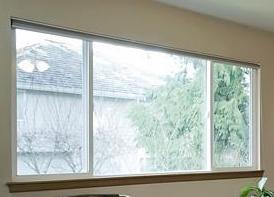
#> input picture geometry/Rectification/ADE_train_00000278.jpg, 274 x 197 px
$ python -i image_rectification.py   (imports and definitions only)
#> lines starting #> are read from the running program, lines starting #| are printed output that depends on the picture; after the words box and inside, x2 and y2 are one past the last pixel; in counts of white or black regions, pixels touching at a corner belong together
#> further down, picture is the input picture: shape (197, 274, 3); mean B, G, R 169, 177.1, 171.9
### geometry/Rectification/background_detection.py
import cv2
import numpy as np


def _mask_largest_segment(im: np.array, color_difference, scale_percent=1.0, x_samples=2, no_skip_white=False):
    """
    ----------
    img : np.array
        image where to find the largest element
    color_difference : int
        The distance from colors to permit.
    x_samples : int
        number of samples that will be tested horizontally in the image
    """
    im = im.copy()

    h = im.shape[0]
    w = im.shape[1]
    color_difference = (color_difference,) * 3

    stride = int(w / x_samples)
    if w == 0:
        return None
    mask = np.zeros((im.shape[0] + 2, im.shape[1] + 2), dtype=np.uint8)
    background_mask = mask[1:-1, 1:-1].copy()
    largest_segment = 0
    for y in range(0, im.shape[0], stride):
        for x in range(0, im.shape[1], stride):
            if mask[y + 1, x + 1] == 0 or no_skip_white:
                mask[:] = 0

                rect = cv2.floodFill(
                    im.copy(),
                    mask,
                    (x, y),
                    0,
                    color_difference,
                    color_difference,
                    flags=4 | (255 << 8),
                )
                _, mask = cv2.threshold(mask, 127, 255, cv2.THRESH_BINARY)
                segment_size = mask.sum()
                if segment_size > largest_segment:
                    largest_segment = segment_size
                    background_mask = mask[1:-1, 1:-1].copy()

    background_mask = background_mask.astype(np.int64) + ((im.sum(2) == 0).astype(np.int64) * 255)
    background_mask = np.clip(background_mask, 0, 255)
    return background_mask.astype(np.uint8)

### geometry/Rectification/cleaning.py
import cv2
import numpy as np


def _closing(img: np.array, size=20, erode=True):
    """
    Closing the image
    ----------
    img : np.array
        image where to apply the closing
    """
    kernel = np.ones((size, size), np.uint8)
    img = cv2.dilate(img, kernel)
    if erode:
        img = cv2.erode(img, kernel)
    return img


def _clean_frames_noise(img, k_size=23, iterations=1):
    """
        Cleans the noise

        Parameters
        ----------
        img : the image to be cleaned
        Returns
        -------
        img : the cleaned image
    """
    kernel = np.ones((k_size, k_size), np.uint8)
    opening = cv2.morphologyEx(img, cv2.MORPH_OPEN, kernel, iterations=iterations)
    return opening

### geometry/Rectification/components_selection.py
import cv2
import numpy as np


def _find_contours(img: np.array):
    """
    Dilates the image
    ----------
    img : np.array
        image where to apply the dilatation
    """
    # CV_RETR_TREE retrieves all of the contours and reconstructs a full hierarchy of nested contours.

    contours, hierarchy = cv2.findContours(img, mode=cv2.RETR_TREE, method=cv2.CHAIN_APPROX_NONE)
    return contours

def check_area(img: np.array, bounder, contour, width, height, area_percentage):
    bounder_width, bounder_height = bounder[2], bounder[3]
    bounder_area = bounder_width * bounder_height
    # Check that the rect is smaller than the entire image and bigger than a certain size
    if bounder_area < img.shape[0]*img.shape[1]*0.9 and bounder_width > width and bounder_height > height:
        if cv2.contourArea(contour) > bounder_area * area_percentage:
            return True
    return False


def _find_possible_contours(img, contours, min_width=50, min_height=50, min_area_percentage=.6):
    object_contours = []
    for contour in contours:
        bounder = cv2.boundingRect(contour)
        if check_area(img, bounder, contour, min_width, min_height, min_area_percentage):
            object_contours.append(contour)
    return object_contours

### geometry/Rectification/corners_detection.py
import cv2
import numpy as np


def _mask_from_contour(img, contour):
    """
        Applies the proper median filter for smoothing the frame's sides
        Parameters
        ----------
        img : the input image
        Returns
        -------
        img : the smoothed image
    """
    canvas = np.zeros_like(img)
    cv2.fillPoly(canvas, pts=[contour], color=(255, 255, 255))
    return canvas


def intersection(line1, line2):
    """Finds the intersection of two lines given in Hesse normal form.
    Returns closest integer pixel locations.
    See https://stackoverflow.com/a/383527/5087436
    """
    try:
        rho1, theta1 = line1[0]
        rho2, theta2 = line2[0]
        A = np.array([
            [np.cos(theta1), np.sin(theta1)],
            [np.cos(theta2), np.sin(theta2)]
        ])
        b = np.array([[rho1], [rho2]])
        x0, y0 = np.linalg.solve(A, b)
        x0, y0 = int(np.round(x0)), int(np.round(y0))
        return [x0, y0]
    except np.linalg.LinAlgError:
        return None


def groups_by_angle(lines, k=2):
    """
    Divide in cluster the lines based on its angle
    Parameters
    ----------
    lines : list
        list of all lines found in the image
    k : int
        number of clusters
    Returns
    -------
    list
        returns a list of k list, where k is the number of clusters. Each line is in the list
        of its cluster
    """
    default_criteria_type = cv2.TERM_CRITERIA_EPS + cv2.TERM_CRITERIA_MAX_ITER
    criteria = (default_criteria_type, 10, 1.0)

    angles = np.array([line[0][1] for line in lines])

    pts = np.array([[np.cos(2 * angle), np.sin(2 * angle)] for angle in angles], dtype=np.float32)
    labels, centers = cv2.kmeans(pts, k, None, criteria, 10, cv2.KMEANS_RANDOM_CENTERS)[1:]
    labels = labels.reshape(-1)

    groups = [[] for _ in range(k)]
    for label, line in zip(labels, lines):
        groups[label].append(line)

    return groups


def find_all_intersections(groups):
    """
    Find all possible points of intersection between all lines of all groups
    Parameters
    ----------
    groups : list
        list of groups of lines
    Returns
    -------
    list
        returns a list of points [x, y]
    """
    points = []
    for index, group in enumerate(groups[:-1]):
        for line in group:
            for group2 in groups[index + 1:]:
                for line2 in group2:
                    point = intersection(line, line2)
                    if not point is None:
                        points.append(point)
    return points


def find_four_corners(points):
    """
    Find 4 possible points corners using kmeans
    Parameters
    ----------
    points : list
        list of points [x, y]
    Returns
    -------
    list
        returns a list of the corners points [x, y]
    """
    #Define the algorithm termination criteria (the maximum number of iterations and/or the desired accuracy):
    default_criteria_type = cv2.TERM_CRITERIA_EPS + cv2.TERM_CRITERIA_MAX_ITER
    # In this case the maximum number of iterations is set to 20 and epsilon = 1.0
    criteria = (default_criteria_type, 10, 1.0)
    pts = np.array([[point[0], point[1]] for point in points], dtype=np.float32)
    labels, centers = cv2.kmeans(pts, 4, None, criteria, 10, cv2.KMEANS_RANDOM_CENTERS)[1:]

    corners = []
    for center in centers:
        x = int(np.round(center[0]))
        y = int(np.round(center[1]))
        corners.append([x, y])
    return corners


def _find_corners(lines):
    """
    Given a list of lines it finds the 4 corners of the object
    Parameters
    ----------
    lines : list
        list of lines
    Returns
    -------
    list
        returns a list of the corners points [x, y]
    """
    if lines is None:
        return None
    groups = groups_by_angle(lines)
    points = find_all_intersections(groups)
    if len(points) < 4:
        return None
    corners = find_four_corners(points)
    return corners

### geometry/Rectification/image_rectification.py
import cv2
import numpy as np
import math
from geometry.Rectification.background_detection import _mask_largest_segment
from geometry.Rectification.cleaning import _closing, _clean_frames_noise
from geometry.Rectification.components_selection import _find_contours
from geometry.Rectification.components_selection import _find_possible_contours
from geometry.Rectification.corners_detection import  _mask_from_contour
from geometry.Rectification.corners_detection import _find_corners
from geometry.Rectification.create_outer_rect import rect_contour

from plotting_utils.plotter import Plotter


class ImageRectifier:

    def rectify(self, rgbImage):
        pt = Plotter()
        color_diff = 1
        contours = []
        while not contours:
            if color_diff == 25:
                break
            out = cv2.pyrMeanShiftFiltering(rgbImage, 3, 35, 3)
            out = _mask_largest_segment(out, color_diff)
            out = _closing(out)
            out = 255 - out

            contours = _find_contours(out)
            contours = _find_possible_contours(out, contours)
            color_diff = color_diff+1
#> this loop made 1 pass
#> pass 1, in rectify, `out = cv2.pyrMeanShiftFiltering(rgbImage, 3, 35, 3)`:
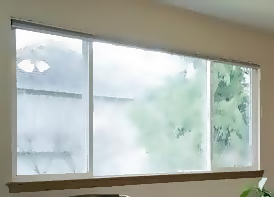
#> out: shape (197, 274, 3); mean B, G, R 169.1, 177.3, 172.1
#> pass 1, in _mask_largest_segment, `background_mask = background_mask.astype(np.int64) + ((im.sum(2) == 0)..`:
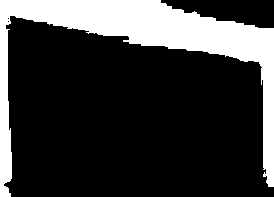
#> background_mask: shape (197, 274) int64; 22.5% white; 1 white region, box (x1, y1, x2, y2) and area: (0, 0, 274, 197) 12139
#> pass 1, in _closing, `img = cv2.dilate(img, kernel)`:
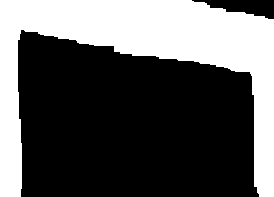
#> img: shape (197, 274); 35.9% white; 1 white region, box (x1, y1, x2, y2) and area: (0, 0, 274, 197) 19367
#> after the loop:
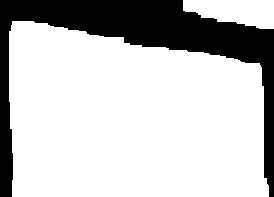
#> out: shape (197, 274); 76.4% white; 1 black region, box (x1, y1, x2, y2) and area: (0, 0, 274, 197) 12724
#> after the loop, color_diff = 2

        object_contours = []
        max_contour = 0
        for contour in contours:
            if cv2.contourArea(contour) < max_contour:
                continue
            if len(object_contours) > 0:
                object_contours.pop()
            max_contour = cv2.contourArea(contour)
            _, _, w, h = cv2.boundingRect(contour)
            found_correct_shape = False
            for_out = _mask_from_contour(out, contour)
            for_out = _clean_frames_noise(for_out)
            for_out = cv2.medianBlur(for_out, 15)
            for_out = cv2.Canny(for_out, 50, 100)
            lines = cv2.HoughLines(for_out, 1, np.pi / 180, 40, None, 0, 0)
            if lines is not None:
                corners = _find_corners(lines)
                if corners is not None:
                    pts = np.array(corners, np.int32)
                    pts = cv2.convexHull(pts)

                    #color = (0, 0, 255)
                    #cv2.drawContours(rgbImage, pts, -1, color, 6, 8)
                    #cv2.waitKey(0)

                    pts = pts.reshape((-1, 1, 2))
                    pts_ratio = cv2.contourArea(contour) / (cv2.contourArea(pts) + 1)
                    if pts_ratio < 1.2 and pts_ratio > cv2.contourArea(contour) / (w * h):
                        object_contours.append(pts)
                        found_correct_shape = True
                if not found_correct_shape:
                    epsilon = 0.1 * cv2.arcLength(contour, True)
                    approx = cv2.approxPolyDP(contour, epsilon, closed=True)
                    if len(approx) == 4:
                        object_contours.append(
                            approx)
                        found_correct_shape = True

                if not found_correct_shape:
                    object_contours.append(rect_contour(contour, 1))
#> this loop made 1 pass
#> (max_contour, w, h, found_correct_shape) on pass 1: (38885, 260, 176, False)
#> pass 1, in rectify, `for_out = cv2.medianBlur(for_out, 15)`:
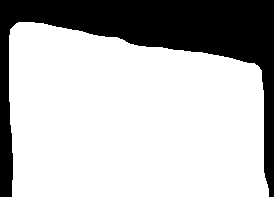
#> for_out: shape (197, 274); 72.7% white; 1 black region, box (x1, y1, x2, y2) and area: (0, 0, 274, 197) 14736
#> pass 1, in rectify, `for_out = cv2.Canny(for_out, 50, 100)`:
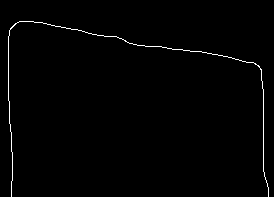
#> for_out: shape (197, 274); 1% white in thin lines or dots, all inside (x1, y1, x2, y2) = (8, 21, 269, 197)

        if not object_contours:
            print("It isn't possible to find any object to rectify")
            return None

        corners = object_contours[0]

        img = self.object_rectification(rgbImage, np.array(corners))

        return img


    def square(self, x):
        return x * x


    def aspect_ratio(self, corners, img):
        tl, tr, br, bl = self.order_points(corners)
        m1x, m1y = bl
        m2x, m2y = br
        m3x, m3y = tl
        m4x, m4y = tr
        v0 = img.shape[0] / 2
        u0 = img.shape[1] / 2


        # first, transform the image so the principal point is at (0,0)
        m1x -= u0
        m1y -= v0
        m2x -= u0
        m2y -= v0
        m3x -= u0
        m3y -= v0
        m4x -= u0
        m4y -= v0

        k2 = ((m1y - m4y) * m3x - (m1x - m4x) * m3y + m1x * m4y - m1y * m4x) / (
                    (m2y - m4y) * m3x - (m2x - m4x) * m3y + m2x * m4y - m2y * m4x)
        k3 = ((m1y - m4y) * m2x - (m1x - m4x) * m2y + m1x * m4y - m1y * m4x) / (
                    (m3y - m4y) * m2x - (m3x - m4x) * m2y + m3x * m4y - m3y * m4x)

        if k2 == 1 or k3 == 1:
            whRatio = np.sqrt((self.square(m2y - m1y) + self.square(m2x - m1x)) / (self.square(m3y - m1y) + self.square(m3x - m1x)))
        else:
            f_squared = -((k3 * m3y - m1y) * (k2 * m2y - m1y) + (k3 * m3x - m1x) * (k2 * m2x - m1x)) / ((k3 - 1) * (k2 - 1))
            # The width/height ratio of the original rectangle
            part_1 = (self.square(k2 - 1) + self.square(k2 * m2y - m1y) / f_squared + self.square(k2 * m2x - m1x) / f_squared)
            part_2 = (self.square(k3 - 1) + self.square(k3 * m3y - m1y) / f_squared + self.square(k3 * m3x - m1x) / f_squared)
            whRatio = np.sqrt(np.abs(part_1) / np.abs(part_2))

        return whRatio


    def object_rectification(self, img, corners):
        rect = self.order_points(corners)
        tl, tr, br, bl = rect
        whRatio = self.aspect_ratio(corners, img)
        if math.isnan(whRatio):
            return None
        width, height = self.perspective_dim_ratio(whRatio, tl, tr, br, bl)
        if width is None or height is None:
            return None
        dst = np.array([
            [0, 0],
            [height - 1, 0],
            [height - 1, width - 1],
            [0, width - 1]], dtype="float32")
        # compute the perspective transform matrix and then apply it
        M = cv2.getPerspectiveTransform(rect, dst)
        warped = cv2.warpPerspective(img, M, (height, width))
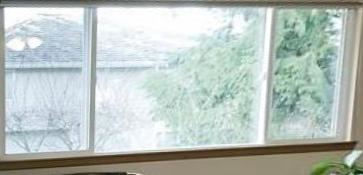
#> warped: shape (175, 363, 3); mean B, G, R 189.2, 194.1, 183.8
        # return the warped image
        return warped


    def order_points(self, pts):
        pts = pts.squeeze()
        # initialzie a list of coordinates that will be ordered
        rect = np.zeros((4, 2), dtype="float32")
        # the top-left point will have the smallest sum, whereas
        # the bottom-right point will have the largest sum
        s = pts.sum(axis=1)
        rect[0] = pts[np.argmin(s)]
        rect[2] = pts[np.argmax(s)]
        # the top-right point will have the smallest difference,
        # whereas the bottom-left will have the largest difference
        diff = np.diff(pts, axis=1)
        rect[1] = pts[np.argmin(diff)]
        rect[3] = pts[np.argmax(diff)]

        return rect


    def perspective_dim_ratio(self, whRatio, tl, tr, br, bl):
        height_R = np.sqrt(((tr[0] - br[0]) ** 2) + ((tr[1] - br[1]) ** 2))
        height_L = np.sqrt(((tl[0] - bl[0]) ** 2) + ((tl[1] - bl[1]) ** 2))
        height = max(height_L, height_R)
        width = height * whRatio
        try:
            height, width = int(height), int(width)
        except:
            height, width = None, None
        return height, width

>>> import cv2
>>> picture = cv2.imread('ADE_train_00000278.jpg')
>>> result = ImageRectifier().rectify(picture)
